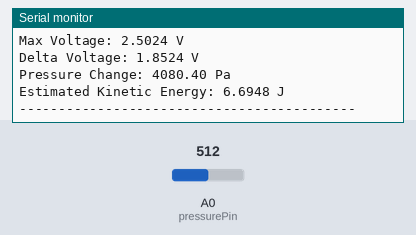
A sketch run on a simulated Arduino Uno, built with avr-gcc and run on an emulated ATmega328P. Shown: the last lines printed to the serial monitor. The test bench sets the inputs (shaded band); at power-on: A0 (pressurePin) = 512.

Above: at 1.2 s.
1.3 s: A0 (pressurePin) set to 716
At 2.6 s:
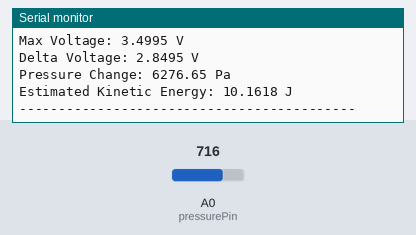
2.8 s: A0 (pressurePin) set to 900
At 4.1 s:
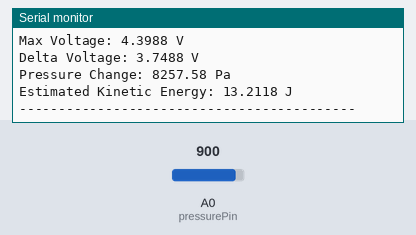
Timing chart, 0 to 5.8 s (numbered marks = the images above; inputs shaded):
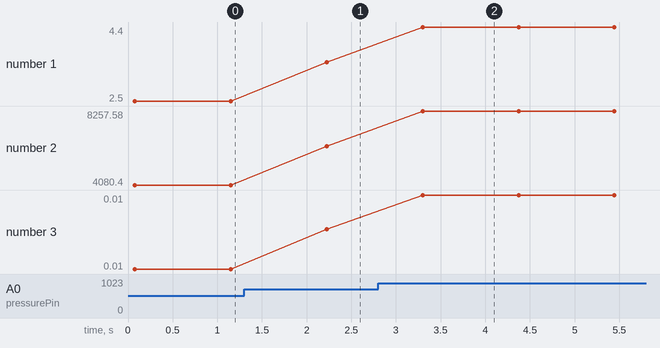

Measured:
- after the input at 1.3 s, the serial monitor: prints a new line after 0.92 s (image 1)
- after the input at 2.8 s, the serial monitor: prints a new line after 0.50 s (image 2)
- plotted number 1: 2.5 → 3.5 after the input at 1.3 s, 3.5 → 4.4 after the input at 2.8 s
- plotted number 2: 4080.4 → 6276.65 after the input at 1.3 s, 6276.65 → 8257.58 after the input at 2.8 s
- plotted number 3: 0.01 → 0.01 after the input at 1.3 s, 0.01 → 0.01 after the input at 2.8 s

The sketch:

hailfinal.ino
```cpp
#include <Arduino.h>
#include <math.h>

// ----- Pin Definitions & Calibration Constants -----
const int pressurePin = A0;              // Pressure transducer analog input
const float sensorZeroVoltage = 0.65;      // Measured zero-pressure voltage (adjust as needed)
const float conversionFactor = 2202.71;   // Pa per Volt (adjust after calibration)
const float energyConversionFactor = 0.00001; // J per Pa (based on your cylinder's effective volume change)
const float radius = 0.005;               // Cylinder radius in meters
const float height = 0.03;                // Cylinder height in meters
const float volume = 0.00000235619449;    // Cylinder volume in cubic meters
const float adiabaticIndex = 1.4;         // Adiabatic index (gamma)
const float pressure0 = 101325;           // Reference pressure in Pa (converted from 1013.25 hPa)

// ----- Impact Detection Settings -----
const float triggerThresholdMargin = 0.02; // Voltage margin above zero to trigger an event
const int consecutiveHitsNeeded = 3;       // Number of consecutive filtered readings required to trigger

// ----- Sampling Settings for the Impact Event -----
const unsigned long samplingIntervalMicros = 100;  // Interval between samples during an event (~10 kHz sampling)
const unsigned long eventDurationMicros = 60000;     // Duration to sample the impact event (60 ms)

// ----- Post-Event Delay -----
const unsigned long postEventDelayMillis = 1000;     // Delay after an event (1 second)

// ----- Filtering Settings -----
const int filterSampleCount = 5; // Number of samples to average for filtering

// Function to take multiple readings and return an averaged (filtered) voltage
float getFilteredVoltage(int samples = filterSampleCount) {
  long sum = 0;
  for (int i = 0; i < samples; i++) {
    sum += analogRead(pressurePin);
    delayMicroseconds(50); // Small delay between samples
  }
  float avgReading = sum / (float)samples;
  return (avgReading / 1023.0) * 5.0;
}

void setup() {
  Serial.begin(115200);
  Serial.println("=== Enhanced Hail Impact Kinetic Energy Measurement ===");
  Serial.print("Zero reference voltage: ");
  Serial.print(sensorZeroVoltage, 3);
  Serial.println(" V");
  Serial.print("Conversion Factor (Pa/V): ");
  Serial.println(conversionFactor);
  Serial.print("Energy Conversion Factor (J/Pa): ");
  Serial.println(energyConversionFactor);
  Serial.println("Waiting for hail impact...");
}

void loop() {
  // Use filtered voltage readings to reduce noise
  static int hitCount = 0;
  float voltage = getFilteredVoltage();

  // Check if the filtered voltage exceeds the threshold (zero + margin)
  if (voltage > sensorZeroVoltage + triggerThresholdMargin) {
    hitCount++;
  } else {
    hitCount = 0;
  }

  // If enough consecutive readings are above the threshold, register an impact
  if (hitCount >= consecutiveHitsNeeded) {
    Serial.println("\n*** Impact detected! ***");

    // Record the start time of the impact event
    unsigned long eventStart = micros();
    unsigned long currentTime;
    float maxVoltage = voltage; // Start with the filtered voltage that triggered the event

    // Quickly sample for the set duration to capture the absolute peak voltage
    while ((currentTime = micros()) - eventStart < eventDurationMicros) {
      float v = getFilteredVoltage();
      if (v > maxVoltage) {
        maxVoltage = v;
      }
      delayMicroseconds(samplingIntervalMicros);
    }

    // Calculate the voltage difference from the zero reference
    float deltaVoltage = maxVoltage - sensorZeroVoltage;

    // Convert delta voltage to pressure change in Pascals
    float pressureChange = deltaVoltage * conversionFactor;

    // Estimate the kinetic energy (using the adiabatic compression formula)
    // Corrected formula implementation
    float totalPressure = pressureChange + pressure0;
    float term1 = (pressure0 * volume) / (adiabaticIndex - 1);
    float term2 = 1 - pow(pressure0 / totalPressure, (adiabaticIndex - 1) / adiabaticIndex);
    float kineticEnergy = term1 * term2;

    // Print the results and send to Python script
    Serial.print("Time,");
    Serial.print(millis());
    Serial.print(",");
    Serial.print(maxVoltage, 4);
    Serial.print(",");
    Serial.print(pressureChange, 2);
    Serial.print(",");
    Serial.println(kineticEnergy, 4);

    // Also print human-readable debug info
    Serial.print("Max Voltage: ");
    Serial.print(maxVoltage, 4);
    Serial.println(" V");

    Serial.print("Delta Voltage: ");
    Serial.print(deltaVoltage, 4);
    Serial.println(" V");

    Serial.print("Pressure Change: ");
    Serial.print(pressureChange, 2);
    Serial.println(" Pa");

    Serial.print("Estimated Kinetic Energy: ");
    Serial.print(kineticEnergy*1000, 4);
    Serial.println(" J");
    Serial.println("-------------------------------------------");

    // Delay after the event to prevent multiple triggers from a single impact
    delay(postEventDelayMillis);
    hitCount = 0; // Reset hit counter after processing an event
  }
}
```
